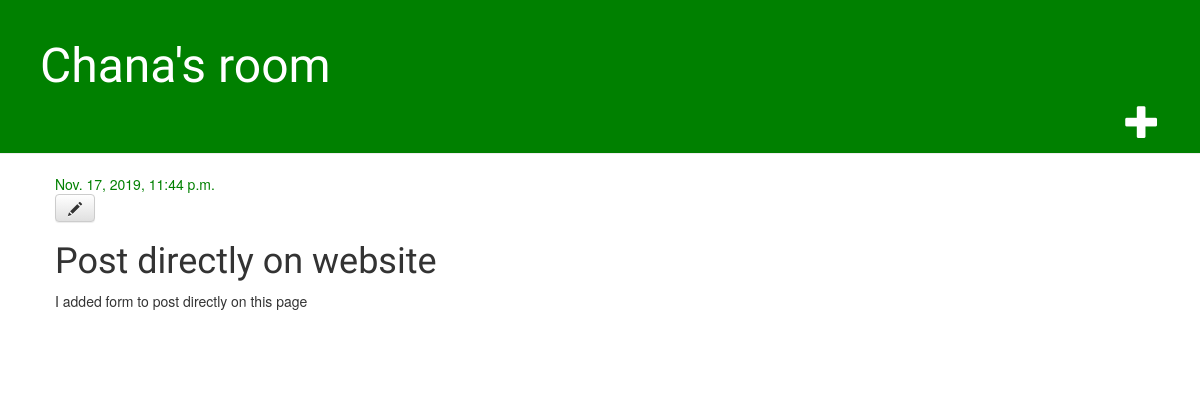
The app's page /post/4/ with its own data.
### blog/models.py (models this page shows, shortened)
class Post(models.Model):
    author = models.ForeignKey(settings.AUTH_USER_MODEL, on_delete=models.CASCADE)
    title = models.CharField(max_length=200)
    text = models.TextField()
    created_date = models.DateTimeField(
            default=timezone.now)
    published_date = models.DateTimeField(
            blank=True, null=True)

### blog/views.py (the view)
# urls.py: path('post/<int:pk>/', views.post_detail, name='post_detail'),
def post_detail(request, pk):
    post = get_object_or_404(Post, pk=pk)
    return render(request, 'blog/post_detail.html', {'post': post})

### blog/templates/blog/post_detail.html
{% extends 'blog/base.html' %}
{% block content %}
    <div class="post">
        {% if post.published_date %}
            <div class="date">
                {{ post.published_date }}
            </div>
        {% endif %}
        <a class="btn btn-default" href="{% url 'post_edit' pk=post.pk %}"><span class="glyphicon glyphicon-pencil"></span></a>
        <h1>{{ post.title }}</h1>
        <p>{{ post.text|linebreaksbr }}</p>
    </div>
{% endblock %}

### blog/static/css/blog.css (style rules this page uses)
h1, h2, h3, h4 { font-family: 'Lobster', cursive; }
.date { color: green; }
.post { margin-bottom: 70px; }

### records on screen
Post: published_date "Nov. 17, 2019, 11:44 p.m.", title "Post directly on website", text "I added form to post directly on this page"
